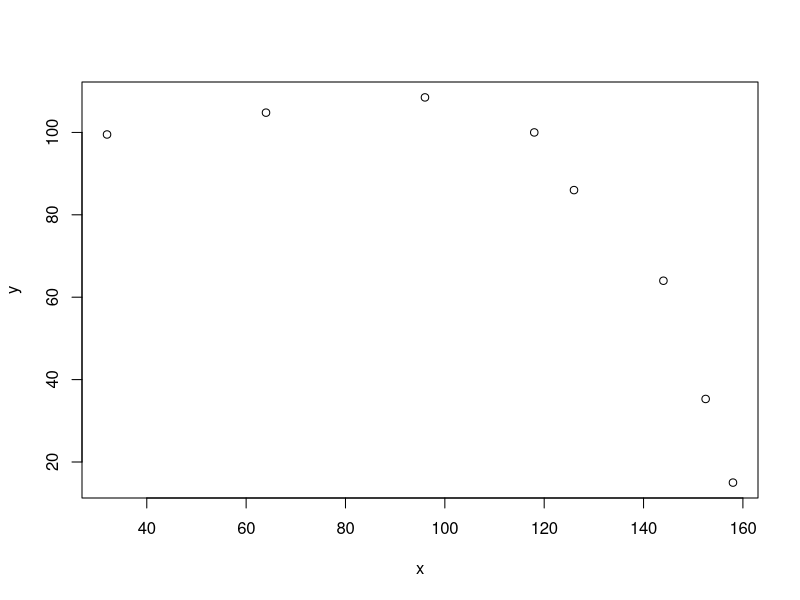
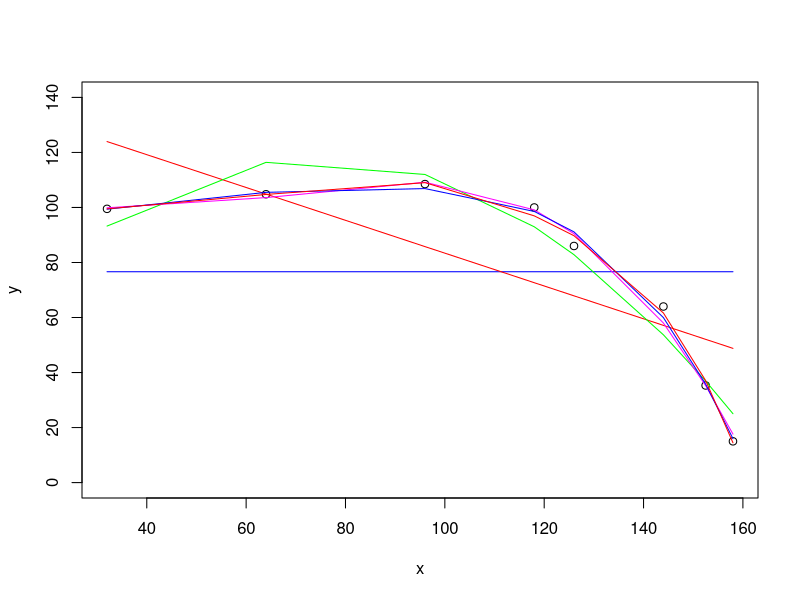

These figures' R source, in order:
x <- c(32,64,96,118,126,144,152.5,158)  
y <- c(99.5,104.8,108.5,100,86,64,35.3,15)

plot(x,y)

library(pracma)

p0 = polyfit(x,y,0)
p1 = polyfit(x,y,1)
p2 = polyfit(x,y,2)
p3 = polyfit(x,y,3)
p4 = polyfit(x,y,4)
p5 = polyfit(x,y,5)

plot(x,y,ylim = c(0,140))
lines(x, polyval(p0, x), col = "blue")
lines(x, polyval(p1, x), col = "red")
lines(x, polyval(p2, x), col = "green")
lines(x, polyval(p3, x), col = "magenta")
lines(x, polyval(p4, x), col = "blue")
lines(x, polyval(p5, x), col = "red")
